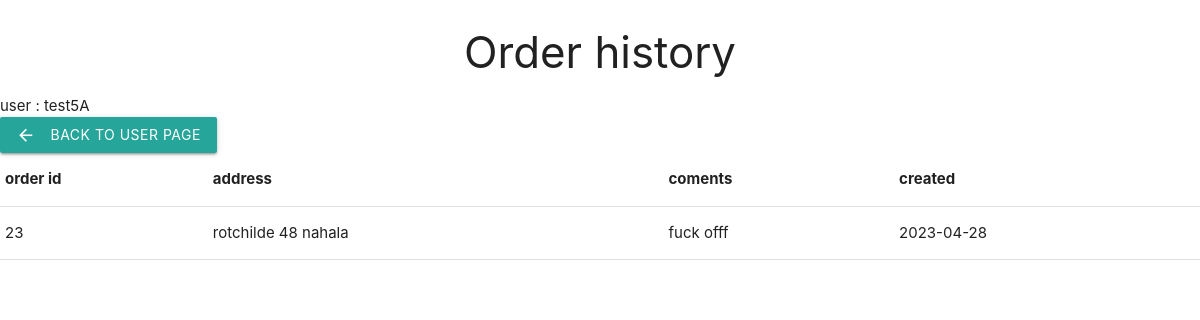
Before: /active_orders/ (signed in) with the older database file.
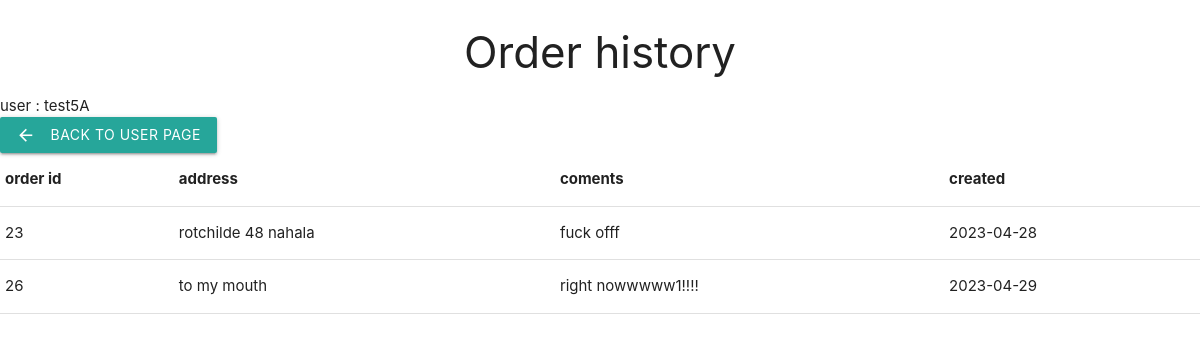
After: the same page with the newer database file.
### delivery/models.py (models this page shows)
class Delivery(models.Model):
    order_id=models.OneToOneField(Cart,on_delete=models.CASCADE,primary_key=True)
    is_delivered=models.BooleanField(default=False)
    adress=models.CharField(max_length=200,blank=False)
    comments=models.TextField(default="")
    created=models.DateTimeField(auto_now_add=True)

class Cart(models.Model):
    user_id=models.ForeignKey(User,on_delete=models.CASCADE)

### delivery/views.py (the view)
# urls.py: path('active_orders/',views.active_orders,name="active_orders"),
@login_required
def active_orders(request):#show all active orders (orders that have not been delivered)
    if request.method=='GET':
        user_carts = request.user.cart_set.all()
        delivered_list = []
        for cart in user_carts:
            deliveries = Delivery.objects.filter(order_id=cart, is_delivered=False)
            delivered_list.extend(list(deliveries))
        return render(request, 'order_history.html', {'delivered_list': delivered_list})

### delivery/templates/order_history.html
{% extends 'layout.html' %}
{% block content %}
<h3 class="brand-logo center">Order history</h3>
<div>user : {{request.user}}</div>
<a href="{% url 'user_screen' %}" class="waves-effect waves-light btn"><i class="material-icons left">arrow_back</i>back to user page</a>
<table>
    <thead>
      <tr>
          <th>order id</th>
          <th>address</th>
          <th>coments</th>
          <th>created</th>
      </tr>
    </thead>
    <tbody>
    {% for delivery in delivered_list %}
      <tr>
        <td>{{delivery.order_id.id}}</td>
        <td>{{delivery.adress}}</td>
        <td>{{delivery.comments}}</td>
        <td>{{delivery.created|date:"Y-m-d"}}</td>
      </tr>
    {% endfor %}
    </tbody>
  </table>
{% endblock content%}

Changed rows visible on the page:
added Delivery: order_id.id "26", adress "to my mouth", comments "right nowwwww1!!!!", created "2023-04-29"
